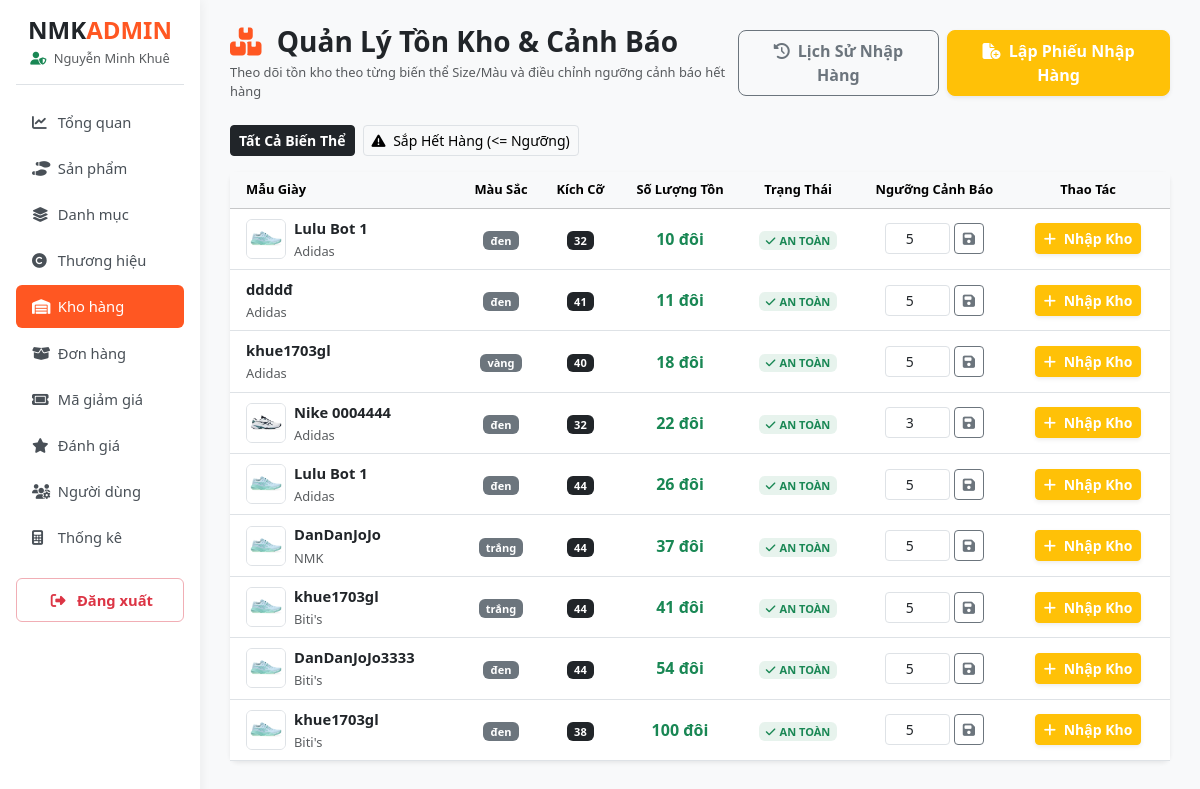
The page /admin/modules/kho-hang/index-khohang.php (signed in) on the database its author committed.
### tables this page shows
CREATE TABLE `product_variants` (
  `id` int(11) NOT NULL,
  `product_id` int(11) NOT NULL,
  `color` varchar(50) NOT NULL,
  `size` int(11) NOT NULL,
  `stock` int(11) DEFAULT 0,
  `low_stock_threshold` int(11) DEFAULT 5,
  `image` varchar(255) DEFAULT NULL
);

CREATE TABLE `products` (
  `id` int(11) NOT NULL,
  `category_id` int(11) DEFAULT NULL,
  `brand_id` int(11) DEFAULT NULL,
  `product_name` varchar(150) NOT NULL,
  `price` decimal(12,2) NOT NULL,
  `old_price` decimal(12,2) DEFAULT NULL,
  `image_url` varchar(255) DEFAULT NULL,
  `description` text DEFAULT NULL,
  `status` tinyint(1) DEFAULT 1,
  `created_at` timestamp NOT NULL DEFAULT current_timestamp()
);

CREATE TABLE `brands` (
  `id` int(11) NOT NULL,
  `brand_name` varchar(100) NOT NULL,
  `description` text DEFAULT NULL
);

### config.php (called while the page is built, shortened)
<?php
function sanitize($data) {
    return htmlspecialchars(trim((string)$data), ENT_QUOTES, 'UTF-8');
}

### admin/modules/kho-hang/index-khohang.php (the view, shortened to what this page needs)
<?php
require_once __DIR__ . '/../../../config.php';
$filter = isset($_GET['filter']) ? sanitize($_GET['filter']) : 'all';
$sql = "SELECT v.*, p.product_name AS product_name, p.image_url, b.brand_name AS brand_name
        FROM product_variants v
        JOIN products p ON v.product_id = p.id
        LEFT JOIN brands b ON p.brand_id = b.id ";
$sql .= " ORDER BY (v.stock <= v.low_stock_threshold) DESC, v.stock ASC";
$variants = $pdo->query($sql)->fetchAll();
require_once __DIR__ . '/../../includes/header.php';
require_once __DIR__ . '/../../includes/sidebar.php';
?>
<div class="d-flex justify-content-between align-items-center mb-4">
    <div>
        <h3 class="fw-bold m-0 text-dark">
            <i class="fa-solid fa-boxes-stacked brand-orange me-2"></i> Quản Lý Tồn Kho & Cảnh Báo
        </h3>
        <p class="text-muted small m-0 mt-1">Theo dõi tồn kho theo từng biến thể Size/Màu và điều chỉnh ngưỡng cảnh báo hết hàng</p>
    </div>
    <div class="d-flex gap-2">
        <a href="<?= BASE_URL ?>admin/modules/kho-hang/lich-su-nhap.php" class="btn btn-outline-secondary fw-bold px-3 py-2 rounded-3">
            <i class="fa-solid fa-clock-rotate-left me-1"></i> Lịch Sử Nhập Hàng
        </a>
        <a href="<?= BASE_URL ?>admin/modules/kho-hang/lap-phieu-nhap.php" class="btn btn-warning text-white fw-bold px-3 py-2 rounded-3 shadow-sm">
            <i class="fa-solid fa-file-circle-plus me-1"></i> Lập Phiếu Nhập Hàng
        </a>
    </div>
</div>
<div class="mb-3 d-flex gap-2">
    <a href="<?= BASE_URL ?>admin/modules/kho-hang/index-khohang.php?filter=all"
       class="btn btn-sm <?= $filter === 'all' ? 'btn-dark fw-bold' : 'btn-light border' ?>">
        Tất Cả Biến Thể
    </a>
    <a href="<?= BASE_URL ?>admin/modules/kho-hang/index-khohang.php?filter=warning"
       class="btn btn-sm <?= $filter === 'warning' ? 'btn-danger fw-bold' : 'btn-light border' ?>">
        <i class="fa-solid fa-triangle-exclamation me-1"></i> Sắp Hết Hàng (<= Ngưỡng)
    </a>
</div>
<div class="card border-0 shadow-sm rounded-3 bg-white">
    <div class="card-body p-0">
        <?php if (empty($variants)): ?>
            <div class="p-5 text-center text-muted">
                <i class="fa-solid fa-box-open fs-1 mb-2 d-block"></i>
                Không tìm thấy dữ liệu tồn kho phù hợp.
            </div>
        <?php else: ?>
            <div class="table-responsive">
                <table class="table table-hover align-middle mb-0 text-center">
                    <thead class="table-light text-secondary small fw-bold">
                        <tr>
                            <th class="text-start ps-3">Mẫu Giày</th>
                            <th>Màu Sắc</th>
                            <th>Kích Cỡ</th>
                            <th>Số Lượng Tồn</th>
                            <th>Trạng Thái</th>
                            <th>Ngưỡng Cảnh Báo</th>
                            <th class="pe-3">Thao Tác</th>
                        </tr>
                    </thead>
                    <tbody>
                        <?php foreach ($variants as $row):
                            $is_warning = $row['stock'] <= $row['low_stock_threshold'];
                        ?>
                            <tr class="<?= $is_warning ? 'table-warning bg-opacity-10' : '' ?>">
                                <td class="text-start ps-3">
                                    <div class="d-flex align-items-center gap-2">
                                        <?php if (!empty($row['image_url']) && file_exists(UPLOAD_DIR . 'products/' . $row['image_url'])): ?>
                                            <img src="<?= BASE_URL . 'assets/uploads/products/' . $row['image_url'] ?>" class="rounded border" style="width: 40px; height: 40px; object-fit: cover;">
                                        <?php endif; ?>
                                        <div>
                                            <div class="fw-bold text-dark mb-0"><?= sanitize($row['product_name']) ?></div>
                                            <small class="text-muted"><?= sanitize($row['brand_name'] ?? 'NMK') ?></small>
                                        </div>
                                    </div>
                                </td>
                                <td><span class="badge bg-secondary"><?= sanitize($row['color']) ?></span></td>
                                <td><span class="badge bg-dark"><?= sanitize($row['size']) ?></span></td>
                                <td>
                                    <span class="fw-bold fs-6 <?= $is_warning ? 'text-danger' : 'text-success' ?>">
                                        <?= $row['stock'] ?> đôi
                                    </span>
                                </td>
                                <td>
                                    <?php if ($row['stock'] == 0): ?>
                                        <span class="badge bg-danger px-2.5 py-1.5"><i class="fa-solid fa-xmark me-1"></i>HẾT HÀNG</span>
                                    <?php elseif ($is_warning): ?>
                                        <span class="badge bg-warning text-dark px-2.5 py-1.5"><i class="fa-solid fa-triangle-exclamation me-1"></i>SẮP HẾT</span>
                                    <?php else: ?>
                                        <span class="badge bg-success bg-opacity-10 text-success px-2.5 py-1.5"><i class="fa-solid fa-check me-1"></i>AN TOÀN</span>
                                    <?php endif; ?>
                                </td>
                                <td>
                                    <form action="" method="POST" class="d-inline-flex align-items-center gap-1">
                                        <input type="number" name="threshold" class="form-control form-control-sm text-center" style="width: 65px;" value="<?= $row['low_stock_threshold'] ?>" min="1" required>
                                        <button type="submit" name="update_threshold" class="btn btn-outline-secondary btn-sm" title="Lưu ngưỡng">
                                            <i class="fa-solid fa-floppy-disk"></i>
                                        </button>
                                    </form>
                                </td>
                                <td class="pe-3">
                                    <a href="<?= BASE_URL ?>admin/modules/kho-hang/lap-phieu-nhap.php?variant_id=<?= $row['id'] ?>" class="btn btn-warning btn-sm text-white fw-bold shadow-sm">
                                        <i class="fa-solid fa-plus me-1"></i> Nhập Kho
                                    </a>
                                </td>
                            </tr>
                        <?php endforeach; ?>
                    </tbody>
                </table>
            </div>
        <?php endif; ?>
    </div>
</div>
<?php require_once __DIR__ . '/../../includes/footer.php'; ?>

### assets/css/style.css (style rules this page uses)
body.admin-body { background-color: #f8f9fa; font-family: 'Segoe UI', Roboto, Helvetica, Arial, sans-serif; font-size: 0.92rem; }
.brand-orange { color: #ff5722; }

### rows shown on the page
product_variants: product.image_url (picture), product.product_name "Lulu Bot 1", brands.brand_name "Adidas", color "đen", size "32", stock "10", shows "AN TOÀN", threshold "5"
product_variants: product.product_name "ddddđ", brands.brand_name "Adidas", color "đen", size "41", stock "11", shows "AN TOÀN", threshold "5"
product_variants: product.product_name "khue1703gl", brands.brand_name "Adidas", color "vàng", size "40", stock "18", shows "AN TOÀN", threshold "5"
product_variants: product.image_url (picture), product.product_name "Nike 0004444", brands.brand_name "Adidas", color "đen", size "32", stock "22", shows "AN TOÀN", threshold "3"
product_variants: product.image_url (picture), product.product_name "Lulu Bot 1", brands.brand_name "Adidas", color "đen", size "44", stock "26", shows "AN TOÀN", threshold "5"
product_variants: product.image_url (picture), product.product_name "DanDanJoJo", brand_name "NMK", color "trắng", size "44", stock "37", shows "AN TOÀN", threshold "5"
product_variants: product.image_url (picture), product.product_name "khue1703gl", brands.brand_name "Biti's", color "trắng", size "44", stock "41", shows "AN TOÀN", threshold "5"
product_variants: product.image_url (picture), product.product_name "DanDanJoJo3333", brands.brand_name "Biti's", color "đen", size "44", stock "54", shows "AN TOÀN", threshold "5"
product_variants: product.image_url (picture), product.product_name "khue1703gl", brands.brand_name "Biti's", color "đen", size "38", stock "100", shows "AN TOÀN", threshold "5"

### other values the page prints
$_SESSION['user']['fullname'] "Nguyễn Minh Khuê"
